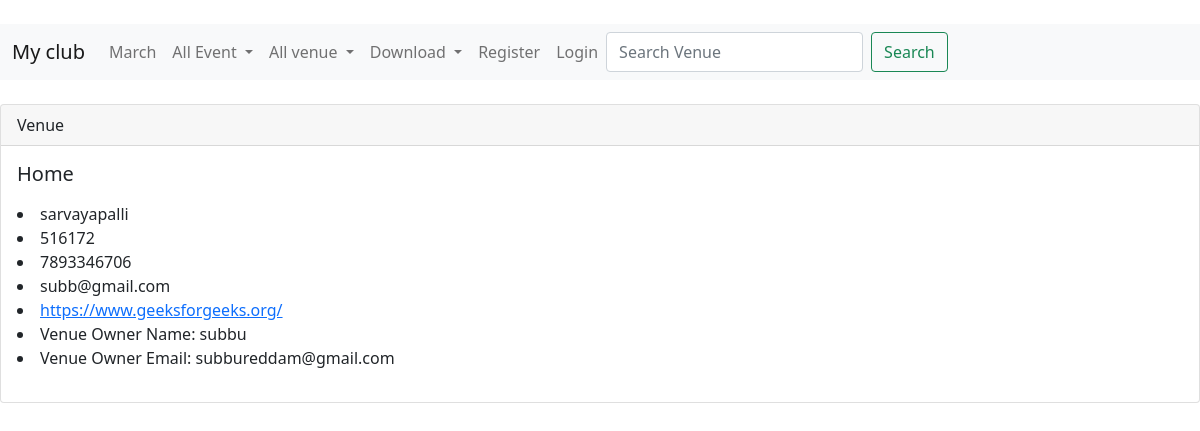
Page /myclub/show_venue/543/ on the committed database.
### myclub/models.py (models this page shows, shortened)
class Venue(models.Model):
    name = models.CharField('Venue name', max_length=100)
    address = models.CharField(max_length=100)
    zip_code = models.CharField('Zip code', max_length=10)
    phone = models.CharField('conatact number', max_length=14)
    web = models.URLField('website address')
    email_address = models.EmailField('Email address')
    owner = models.IntegerField('Venue Owner', blank=False, default=1)

### myclub/views.py (the view)
# urls.py: path('show_venue/<venue_id>/', views.show_venue, name='show-venue'),
def show_venue(request, venue_id):
    venue = Venue.objects.get(pk=venue_id)
    venue_owner = User.objects.get(pk=venue.owner)
    return render(request, 'myclub/showvenue.html', {'venue': venue, 'venue_owner': venue_owner})

### templates/myclub/showvenue.html (shortened to what this page needs)
{% extends 'myclub/basic.html' %}
{%block content%}
<div class="card">
  <div class="card-header">
    Venue
  </div>
  <div class="card-body">
    <h5 class="card-title">{{venue.name}}</h5>
    <p class="card-text">
  <li>{{venue.address}}</li>
  <li>{{venue.zip_code}}</li>
  <li>{{venue.phone}}</li>
  <li>{{venue.email_address}}</li>
  <li><a href="{{venue.web}}">{{venue.web}}</a></li>
  <li> Venue Owner Name: {{ venue_owner }}</li>
  <li> Venue Owner Email: {{ venue_owner.email }}</li>
    </p>
</div>
</div>
  {%endblock%}

### rows in the picture
Venue: name "Home", address "sarvayapalli", zip_code "516172", phone "7893346706", email_address "subb@gmail.com", web "https://www.geeksforgeeks.org/"

### other values in the picture
{{ venue_owner }} "subbu"
{{ venue_owner.email }} "subbureddam@gmail.com"
